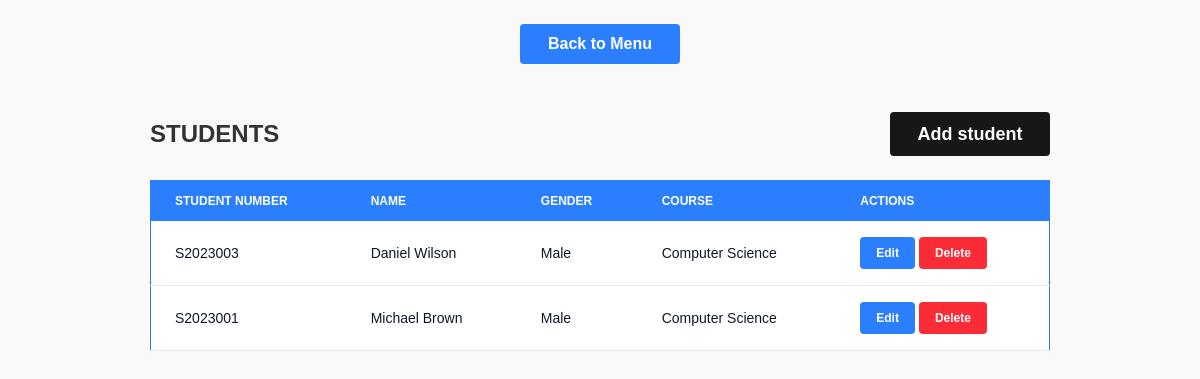
/students/index.php (signed in), run on an earlier commit of the app's database.
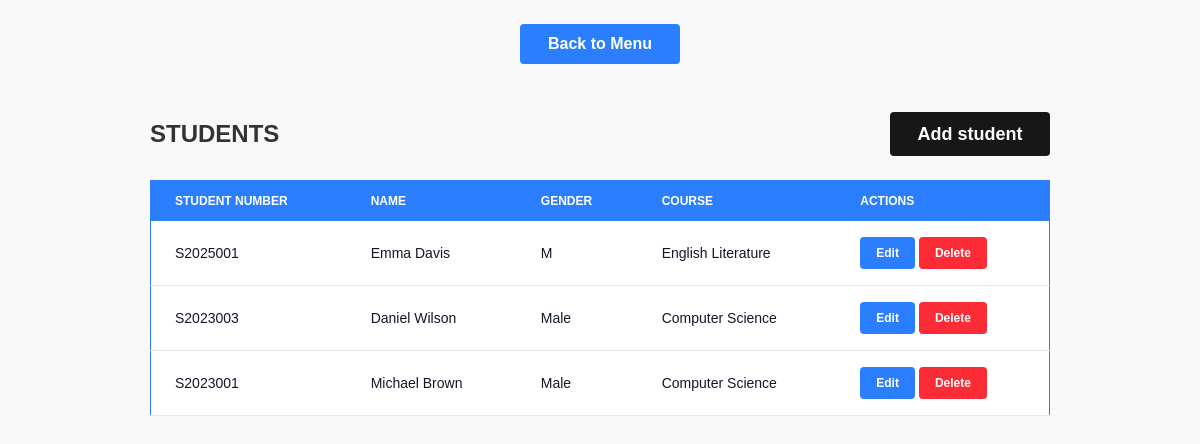
And on a later commit of the database.
### tables this page shows
CREATE TABLE IF NOT EXISTS `students` (
  `student_id` int NOT NULL AUTO_INCREMENT,
  `student_number` varchar(50) NOT NULL DEFAULT '0',
  `name` varchar(100) NOT NULL DEFAULT '0',
  `gender` varchar(10) NOT NULL DEFAULT 'Male',
  `course_id` int NOT NULL DEFAULT '0',
  PRIMARY KEY (`student_id`),
  KEY `FK_students_courses` (`course_id`),
  CONSTRAINT `FK_students_courses` FOREIGN KEY (`course_id`) REFERENCES `courses` (`course_id`) ON DELETE CASCADE ON UPDATE CASCADE
);

CREATE TABLE IF NOT EXISTS `courses` (
  `course_id` int NOT NULL AUTO_INCREMENT,
  `code` varchar(50) DEFAULT NULL,
  `name` varchar(100) DEFAULT NULL,
  PRIMARY KEY (`course_id`)
);

### students/index.php (the view, shortened to what this page needs)
<?php
require('../partials/head.php');
$stmt = $connection->prepare("
    select s.student_id, s.student_number, s.name as student_name, s.gender, c.name as course_name
    from students s
    join courses c on s.course_id = c.course_id
    ORDER BY s.gender, s.name;
");
$stmt->execute();
$students = $stmt->fetchAll();
?>
<body x-data="{deleteModal: false, deleteId: null}" class="flex  justify-content flex-col items-center gap-y-6">
    <a href="/index.php"
        class="bg-blue-500 text-center mt-6 w-40 cursor-pointer text-white font-bold py-2 px-4 rounded">Back to
        Menu</a>
    <div class="w-full md:max-w-3/4 px-4 md:px-0 mx-auto px-4 gap-x-4 flex justify-between items-center">
        <h1 class="text-2xl font-bold mt-6">STUDENTS</h1>
        <a href="create.php"
            class="bg-neutral-900 text-xs text-center sm:text-lg mt-6 w-32 sm:w-40 cursor-pointer text-white font-bold py-2 px-4 rounded">Add
            student</a>
    </div>
    <div class="w-full flex md:justify-center overflow-x-auto">
        <table
            class="w-full min-w-[500px] max-w-3/4 text-xs sm:text-sm border border-blue-500 text-left rtl:text-right text-gray-500">
            <thead class="text-xs text-white uppercase bg-blue-500">
                <tr>
                    <th scope="col" class="px-2 sm:px-6 py-3">
                        Student Number
                    </th>
                    <th scope="col" class="px-2 sm:px-6 py-3">
                        Name
                    </th>
                    <th scope="col" class="px-2 sm:px-6 py-3">
                        Gender
                    </th>
                    <th scope="col" class="px-2 sm:px-6 py-3">
                        Course
                    </th>
                    <th scope="col" class="px-2 sm:px-6 py-3">
                        Actions
                    </th>
                </tr>
            </thead>
            <tbody>
                <?php
                foreach ($students as $student) {
                    echo '<tr class="bg-white border-b dark:bg-gray-800 dark:border-gray-700 border-gray-200">';
                    echo '<th scope="row" class="px-2 sm:px-6 py-4 font-medium text-gray-900 dark:text-white break-words">';
                    echo $student['student_number'];
                    echo '</th>';
                    echo '<th scope="row" class="px-2 sm:px-6 py-4 font-medium text-gray-900 dark:text-white">';
                    echo $student['student_name'];
                    echo '</th>';
                    echo '<th scope="row" class="px-2 sm:px-6 py-4 font-medium text-gray-900 dark:text-white">';
                    echo $student['gender'];
                    echo '</th>';
                    echo '<th scope="row" class="px-2 sm:px-6 py-4 font-medium text-gray-900 dark:text-white">';
                    echo $student['course_name'];
                    echo '</th>';
                    echo '<td class="px-2 sm:px-6 py-4">';
                    echo '<div class="flex flex-col sm:flex-row gap-1">';
                    echo "<a class='bg-blue-500 text-xs hover:bg-blue-700 cursor-pointer text-white font-bold py-1 px-2 sm:py-2 sm:px-4 rounded' href='edit.php?id={$student["student_id"]}'>Edit</a>";
                    echo '<button @click="deleteModal = true; deleteId = ' . $student["student_id"] . '; console.log(deleteId)"';
                    echo ' class="bg-red-500 text-xs hover:bg-red-700 cursor-pointer text-white font-bold py-1 px-2 sm:py-2 sm:px-4 rounded">';
                    echo 'Delete';
                    echo '</button>';
                    echo '</div>';
                    echo '</td>';
                    echo '</tr>';
                }
                ?>
            </tbody>
        </table>
    </div>
</body>
<?php
require('../partials/footer.php')
?>

What changed in the data, as far as the page shows it:
added students: student_number "S2025001", name "Emma Davis", gender "M", course.name "English Literature"
